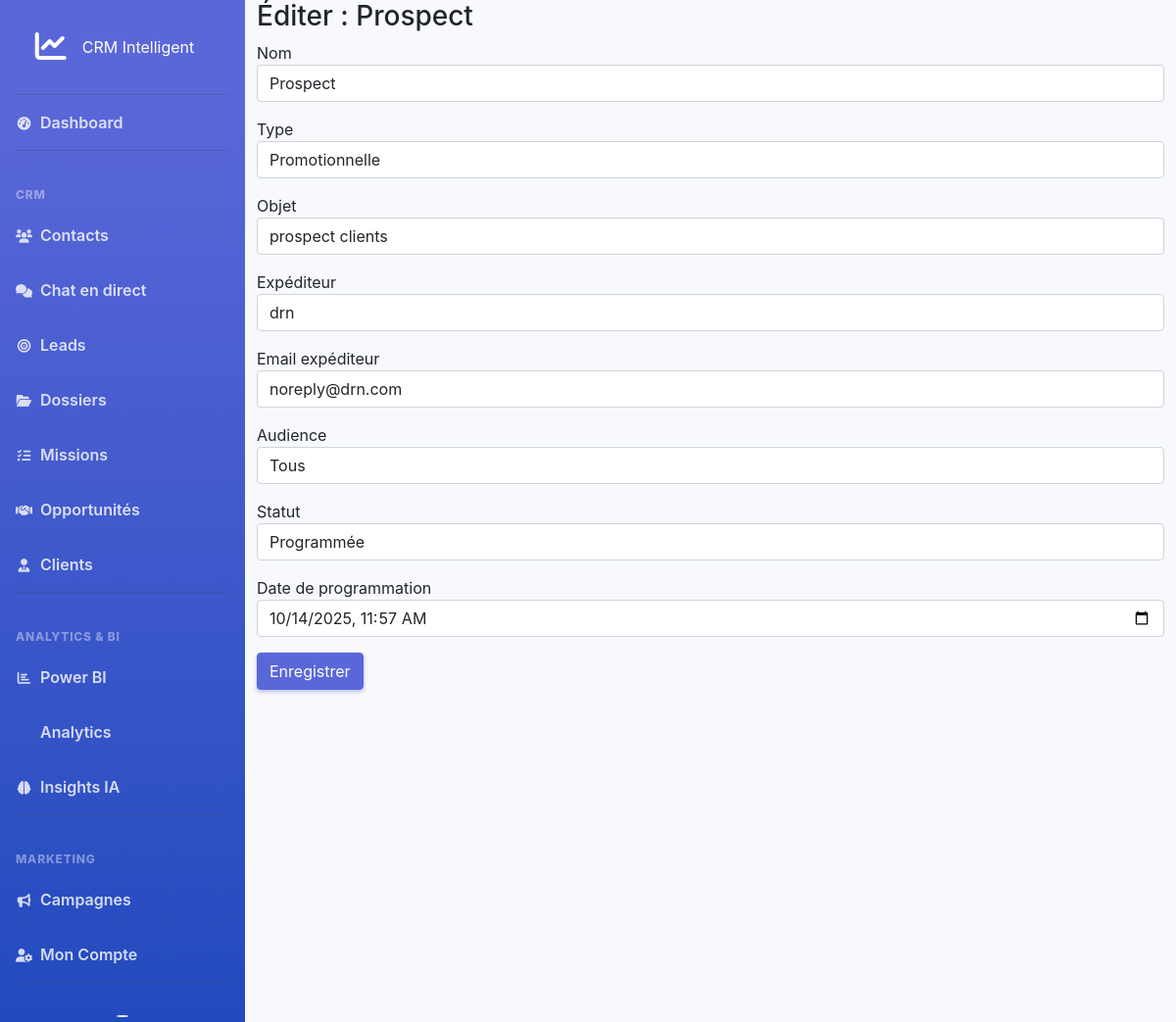
Screenshot of /crm/campaigns-edit.php?id=2 with the database file from the repository.
### tables this page shows
CREATE TABLE `campaigns` (
  `id` int(11) NOT NULL,
  `name` varchar(255) NOT NULL,
  `type` varchar(100) DEFAULT NULL,
  `automation_id` int(11) DEFAULT NULL,
  `subject` varchar(255) DEFAULT NULL,
  `sender_name` varchar(150) DEFAULT NULL,
  `sender_email` varchar(150) DEFAULT NULL,
  `audience` varchar(100) DEFAULT NULL,
  `customer_id` int(11) DEFAULT NULL,
  `status` varchar(50) DEFAULT NULL,
  `scheduled_at` datetime DEFAULT NULL,
  `created_at` timestamp NOT NULL DEFAULT CURRENT_TIMESTAMP,
  `recipients_emails` text,
  `recipients_count` int(11) DEFAULT '0',
  `recipients` int(11) DEFAULT '0',
  `open_rate` float DEFAULT '0',
  `click_rate` float DEFAULT '0',
  `opens_count` int(11) DEFAULT '0',
  `clicks_count` int(11) DEFAULT '0'
);

### crm/campaigns-edit.php (the view, shortened to what this page needs)
<?php
require_once __DIR__ . '/config/database.php';
$id = intval($_GET['id']);
$sql = 'SELECT * FROM campaigns WHERE id = ?';
$params = [$id];
$stmt = $pdo->prepare($sql);
$stmt->execute($params);
  $campaign = $stmt->fetch();
$scheduled_val = '';
if(!empty($campaign['scheduled_at'])){
    $t = strtotime($campaign['scheduled_at']);
    if($t !== false) $scheduled_val = date('Y-m-d\TH:i', $t);
}
?>
<!DOCTYPE html>
<html lang="fr">
<head>
 <link href="https://cdn.jsdelivr.net/npm/bootstrap@5.1.3/dist/css/bootstrap.min.css" rel="stylesheet">
    <link href="https://cdnjs.cloudflare.com/ajax/libs/font-awesome/6.0.0/css/all.min.css" rel="stylesheet">
    <link href="assets/css/style.css" rel="stylesheet">
</head>
<body>
    <div class="wrapper">
        <?php include 'includes/sidebar.php'; ?>
        <div class="main-content">
            <div class="container-fluid">
                <h3>Éditer : <?php echo htmlspecialchars($campaign['name']); ?></h3>
                <form method="post">
                    <div class="mb-3">
                        <label>Nom</label>
                        <input class="form-control" name="name" value="<?php echo htmlspecialchars($campaign['name']); ?>">
                    </div>
                    <div class="mb-3">
                        <label>Type</label>
                        <select name="type" class="form-control">
                            <option value="promotional" <?php echo ($campaign['type']==='promotional')? 'selected':''; ?>>Promotionnelle</option>
                        </select>
                    </div>
                    <div class="mb-3">
                        <label>Objet</label>
                        <input class="form-control" name="subject" value="<?php echo htmlspecialchars($campaign['subject']); ?>">
                    </div>
                    <div class="mb-3">
                        <label>Expéditeur</label>
                        <input class="form-control" name="sender_name" value="<?php echo htmlspecialchars($campaign['sender_name']); ?>">
                    </div>
                    <div class="mb-3">
                        <label>Email expéditeur</label>
                        <input class="form-control" name="sender_email" value="<?php echo htmlspecialchars($campaign['sender_email']); ?>">
                    </div>
                    <div class="mb-3">
                        <label>Audience</label>
                        <select name="audience" class="form-control">
                            <option value="all" <?php echo ($campaign['audience']==='all')? 'selected':''; ?>>Tous</option>
                        </select>
                    </div>
                    <div class="mb-3">
                        <label>Statut</label>
                        <select name="status" class="form-control">
                            <option value="scheduled" <?php echo ($campaign['status']==='scheduled')? 'selected':''; ?>>Programmée</option>
                        </select>
                    </div>
                    <div class="mb-3">
                        <label>Date de programmation</label>
                        <input type="datetime-local" name="scheduled_at" class="form-control" value="<?php echo htmlspecialchars($scheduled_val); ?>">
                    </div>
                    <button class="btn btn-primary">Enregistrer</button>
                </form>
            </div>
        </div>
    </div>
</body>
</html>

### crm/assets/css/style.css (style rules this page uses)
:root { --primary-color: #5a67d8; --secondary-color: #48bb78; --danger-color: #e53e3e; --warning-color: #ed8936; --info-color: #38b2ac; --light-color: #f7fafc; --dark-color: #2d3748; --border-color: #e2e8f0; --shadow: 0 0.15rem 1.75rem 0 rgba(58, 59, 69, 0.15); }
body { font-family: 'Nunito', -apple-system, BlinkMacSystemFont, 'Segoe UI', 'Roboto', sans-serif; background-color: #f8f9fc; }
.wrapper { display: flex; width: 100%; align-items: stretch; }
.main-content { flex: 1; min-height: 100vh; background-color: #f8f9fc; }
.btn-primary { background-color: var(--primary-color); border-color: var(--primary-color); box-shadow: 0 0.125rem 0.25rem 0 rgba(90, 103, 216, 0.4); }

### rows the page displays
campaigns: name "Prospect", type "Promotionnelle", subject "prospect clients", sender_name "drn", sender_email "noreply@drn.com", status "Programmée", scheduled_at "10/14/2025 11:57"
